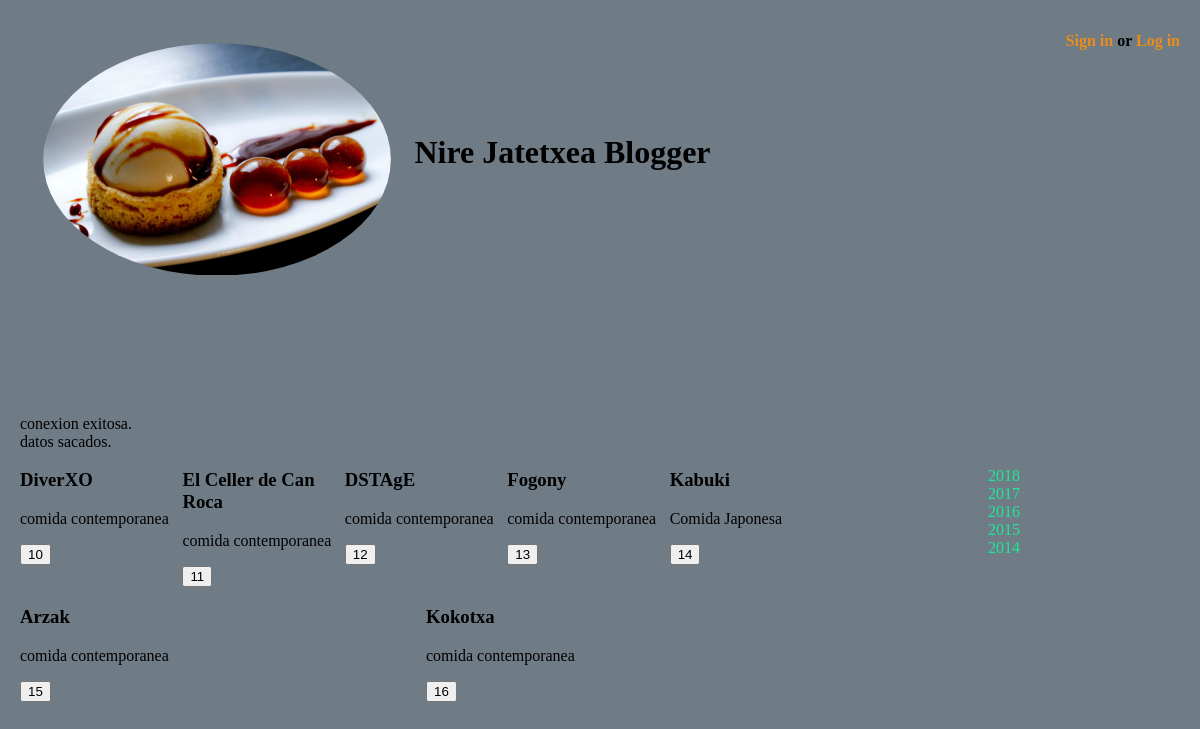
/T5/marco1.php, run on the app's committed database.
### tables this page shows
CREATE TABLE `Sarrerak` (
  `IdSarrera` int(15) NOT NULL,
  `Tituloak` varchar(30) NOT NULL,
  `Gaia` varchar(30) NOT NULL,
  `Describapena` mediumtext NOT NULL,
  `Bisitak` int(255) NOT NULL,
  `Data` date NOT NULL,
  `Especialidades` mediumtext NOT NULL,
  `Jefe_de_cocina` varchar(80) NOT NULL,
  `Localizacion` varchar(100) NOT NULL,
  `Medios_de_pago` varchar(100) NOT NULL,
  `Precios_medios` varchar(100) NOT NULL,
  `Servicios` varchar(100) NOT NULL,
  `Estrellas` varchar(100) NOT NULL,
  `Contacto` varchar(100) NOT NULL,
  `imagenes` varchar(255) NOT NULL
);

### T5/marco1.php (the view, shortened to what this page needs)
<!DOCTYPE html>
<html>
  <head>
    <link rel="stylesheet" href="plantilla.css">
    <link rel="stylesheet" type="text/css" href="css/login.css" />
  </head>
  <body>
     <header id="cabecera">
      <img id="logo" id="obj_cab1" src="img/comida.jpg">
      <h1 id="obj_cab2">Nire Jatetxea Blogger</h1>
<?php
  if($_SESSION['loggedin']){
    if($_SESSION['admin'] == 1){
?>
<h4 id="crear" ><a href="Registrarse.php">Erabiltzaileak sortu</a> edo <a href="SarrerakInsert.php">Sarrerak sortu</a></h4>
  <a href="logout.php">Cerrar Sesión</a>
<?php
    }else {
?>
      <h4 id="regis" >
<?php
     echo $_SESSION['username'];
?>
      </h4>
      <a href="logout.php">Cerrar Sesión</a>
<?php
    }
  } else {
?>
      <h4 id="regis" ><a href="Registrarse.php">Sign in</a> or <a href="Login.php">Log in</a></h4>
<?php
  }
?>
    </header>
   <section>
<?php
 try  { $connect= new mysqli("localhost","root","","proyecto_T5");
            echo "conexion exitosa. <br/>";
            $consulta="SELECT IdSarrera,Tituloak,Gaia,Describapena FROM Sarrerak ORDER BY Bisitak ASC";
               $resultado = $connect-> query($consulta);
              if ($resultado) {
              echo "datos sacados. <br/>";
            }
            else {
              echo "error en la ejecución de la consulta. <br/>";
            }
          }  catch (PDOException $e) {
        echo "conexion fallida. <br/>" . $e->getMessage();
}
  ?>
<section id="cuerpo">
  <?php
    while ($row =mysqli_fetch_array($resultado, MYSQLI_ASSOC)) {
?>
      <div class="post">
 <h3>
 <?php
echo $row['Tituloak'];
  ?>
  </h3>
 <p>
<?php
 echo $row['Gaia'];
  ?>
 </p>
<form action="marco.php?='<?php echo $row['IdSarrera']; ?>'" method="get">
 <input type="submit" name="IdSarrera" value="<?php  echo $row['IdSarrera']; ?>">
</form>
</div>
<?php
}
        ?>
 </section>
     </section>
    <aside id="menu">
      <nav>
        <ul id="menu_1">
          <li><a onclick="des_2018();">2018</a>
          </li>
          <li><a onclick="des_2017();">2017</a>
          </li>
          <li><a onclick="des_2016();">2016</a>
          </li>
          <li><a onclick="des_2015();">2015</a>
          </li>
          <li><a onclick="des_2014();">2014</a>
          </li>
        </ul>
      </nav>
    </aside>
  </body>
</html>

### T5/plantilla.css (style rules this page uses)
html { background-color: #6f7b85; margin: 1%; }
#cabecera { margin-bottom: 10%; }
img { border-radius: 50%; }
h1 { padding-top: 8%; }
#regis { text-align: right; line-height: 3%; }
#cabecera { display: flex; flex-wrap: wrap; flex-direction: row; }
#obj_cab2 { flex: 5 1 100px; }
#regis { flex: 2 1 100px; }
#cuerpo { display: flex; flex-wrap: wrap; flex-direction: row; }
.post { flex: 8 1 150px; max-width: 50%; }
#logo { max-width: 30%; padding: 2%; }
#regis { float:right; }
#regis a { text-decoration: none; color: #ea8d1d; }
#cuerpo { width: 70%; float:left; }
li a { text-decoration: none; }
#menu { float: right; width:20%; }
#menu_1 { text-align: justify; list-style: none; }
#menu_1 > li > a { color: #1dea98; }

### data on the page
sarrerak: Tituloak "DiverXO", Gaia "comida contemporanea", IdSarrera "10"
sarrerak: Tituloak "El Celler de Can Roca", Gaia "comida contemporanea", IdSarrera "11"
sarrerak: Tituloak "DSTAgE", Gaia "comida contemporanea", IdSarrera "12"
sarrerak: Tituloak "Fogony", Gaia "comida contemporanea", IdSarrera "13"
sarrerak: Tituloak "Kabuki", Gaia "Comida Japonesa", IdSarrera "14"
sarrerak: Tituloak "Arzak", Gaia "comida contemporanea", IdSarrera "15"
sarrerak: Tituloak "Kokotxa", Gaia "comida contemporanea", IdSarrera "16"
